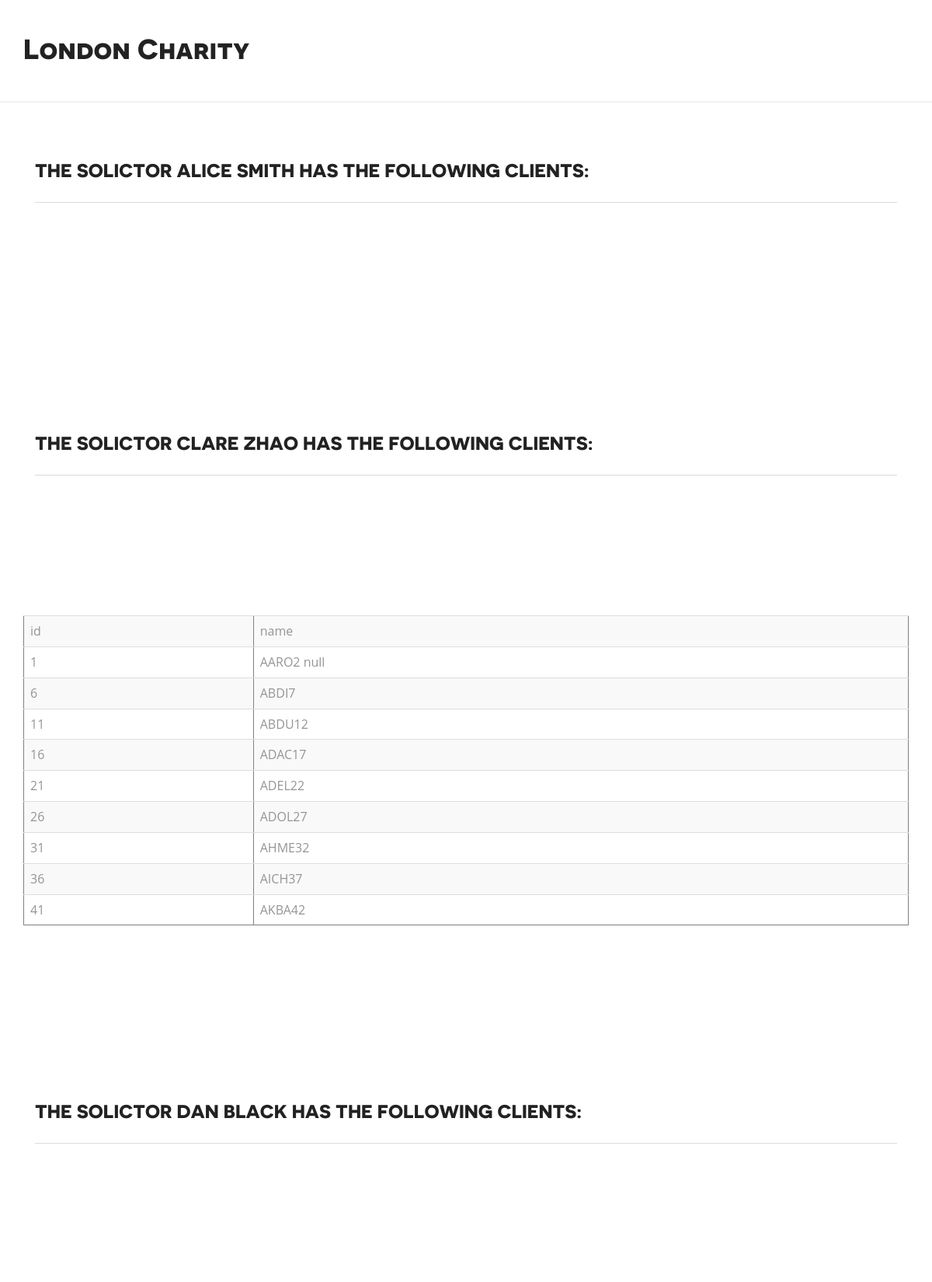
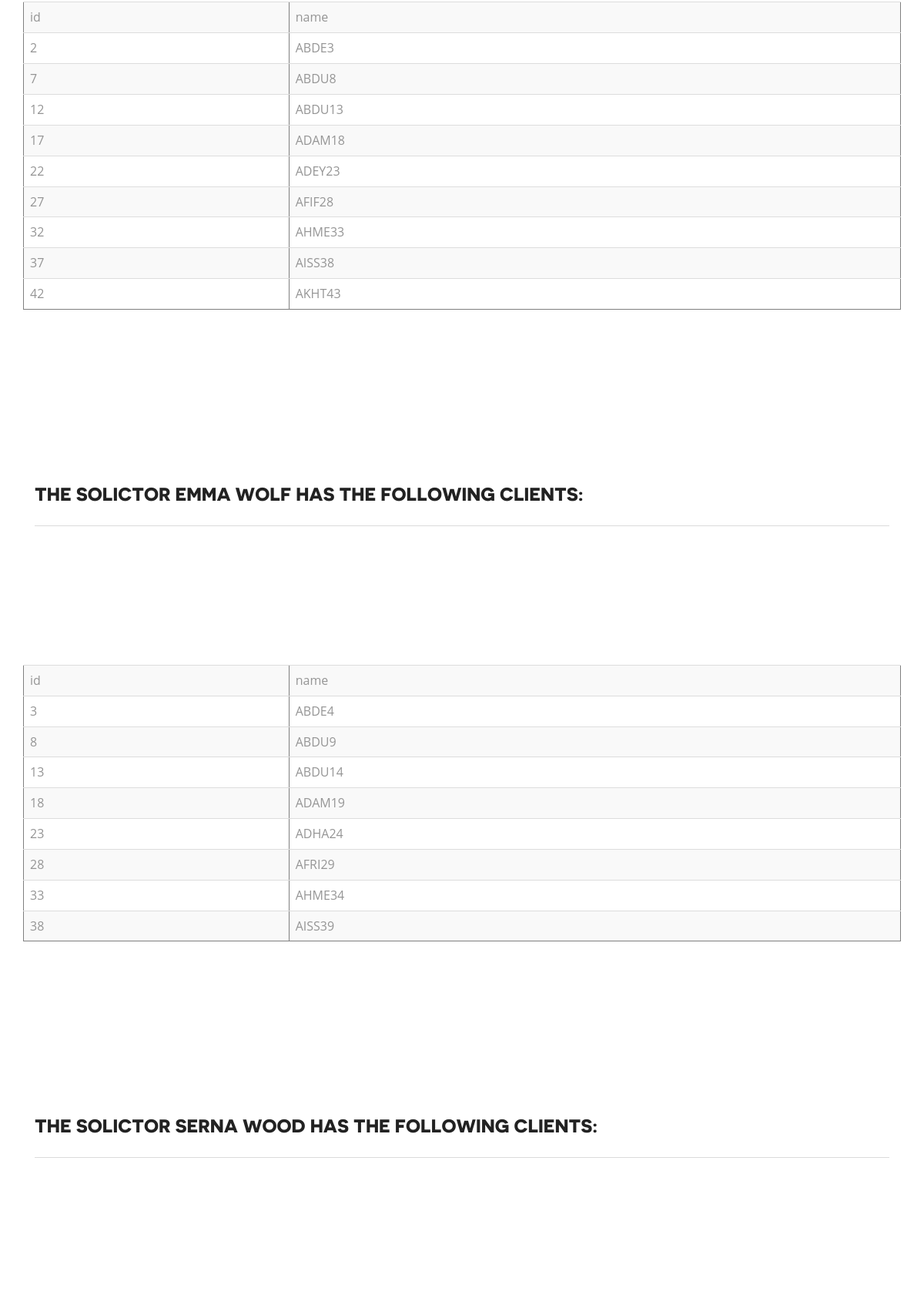
The app's page /searchsoli.php (upper part) with its own data (2 pictures, top to bottom).
### tables this page shows
CREATE TABLE `solicitor` (
  `Id` int(11) NOT NULL AUTO_INCREMENT,
  `name` varchar(255) DEFAULT NULL,
  `address` varchar(255) DEFAULT NULL,
  `telenumber` varchar(255) DEFAULT NULL,
  PRIMARY KEY (`Id`)
);

CREATE TABLE `usrelation` (
  `user id` int(11) NOT NULL AUTO_INCREMENT,
  `solicitorid` int(11) DEFAULT NULL,
  PRIMARY KEY (`user id`)
);

CREATE TABLE `userinfo` (
  `Id` int(11) NOT NULL AUTO_INCREMENT,
  `firstname` varchar(25) DEFAULT NULL,
  `lastname` varchar(15) DEFAULT NULL,
  `sex` varchar(10) DEFAULT NULL,
  `birth` date DEFAULT NULL,
  `country` varchar(25) DEFAULT NULL,
  `region` varchar(20) DEFAULT NULL,
  `eligible` varchar(5) DEFAULT NULL,
  `confirmyear` int(11) DEFAULT NULL,
  `confirmmonth` int(11) DEFAULT NULL,
  `confirmdate` int(11) DEFAULT NULL,
  `altername` varchar(20) DEFAULT NULL,
  `basicnote` varchar(255) DEFAULT NULL,
  `confirmtime` date DEFAULT NULL,
  `solicitorid` varchar(3) DEFAULT NULL,
  PRIMARY KEY (`Id`)
);

### searchsoli.php (the view, shortened to what this page needs)
<!DOCTYPE div PUBLIC "-//W3C//DTD HTML 4.01 Transitional//EN" "http://www.w3.org/TR/html4/loose.dtd">
<head>
<link href="bootstrap/css/bootstrap.css" rel="stylesheet" type="text/css" />
</head>
<html>
<body>
<div><?php include "header.php" ?></div>
<div class="container">
<?php
include 'dbin.php';
$sname = $_POST['textsolicitor'];
	$querysn = "SELECT * FROM solicitor WHERE name LIKE '%" . $sname . "%'";
	$resultsn = mysqli_query($mysql,$querysn);
	while ($num_rowsn = mysqli_fetch_array($resultsn)){
		$idsn = $num_rowsn["Id"];
		$namesn = $num_rowsn["name"];
?>
	<section id="about" class="content-section clearfix" style="padding-top:200px;">
	    <div class="container">
		<div class="row">
		    <div class="col-md-12">
			<h2 class="section-title left">
			The solictor <?php echo $namesn; ?> has the following clients:</h2>
		    </div>
		</div>
	<?php
		$querysid = "SELECT * FROM usrelation WHERE solicitorid = '$idsn' " ;
		$resultsid = mysqli_query($mysql,$querysid);
		?>
	<div class="row">
	<table class="table table-striped table-hover" width="80%" border="1" cellspacing="0" cellpadding="1">
	  <tr>
	    <td>id</td>
	    <td>name</td>
	  </tr>
	  <tr>
		<?php
		while ($num_rowun = mysqli_fetch_array($resultsid)){
			$idun = $num_rowun["user id"];
		$query2 = "SELECT * FROM userinfo WHERE Id = '$idun' ";
		$result2 = mysqli_query($mysql,$query2);
		$nameresult = mysqli_fetch_array($result2);
		?>
		<td><?php echo $nameresult["Id"];?></td>
	 <td><?php echo $nameresult["firstname"]; echo "  "; echo $nameresult["lastname"];?></td>
	 </tr>
<?php
		}
 	}
?>
 </table>
</div>
</div>
</section>
</div>
</body>
</html>

### records on screen
solicitor: name "ALICE SMITH"
usrelation: userinfo.Id "1", userinfo.firstname "AARO2", userinfo.lastname "null"
usrelation: userinfo.Id "6", userinfo.firstname "ABDI7"
usrelation: userinfo.Id "11", userinfo.firstname "ABDU12"
usrelation: userinfo.Id "16", userinfo.firstname "ADAC17"
usrelation: userinfo.Id "21", userinfo.firstname "ADEL22"
usrelation: userinfo.Id "26", userinfo.firstname "ADOL27"
usrelation: userinfo.Id "31", userinfo.firstname "AHME32"
usrelation: userinfo.Id "36", userinfo.firstname "AICH37"
usrelation: userinfo.Id "41", userinfo.firstname "AKBA42"
solicitor: name "CLARE ZHAO"
usrelation: userinfo.Id "2", userinfo.firstname "ABDE3"
usrelation: userinfo.Id "7", userinfo.firstname "ABDU8"
usrelation: userinfo.Id "12", userinfo.firstname "ABDU13"
usrelation: userinfo.Id "17", userinfo.firstname "ADAM18"
usrelation: userinfo.Id "22", userinfo.firstname "ADEY23"
usrelation: userinfo.Id "27", userinfo.firstname "AFIF28"
usrelation: userinfo.Id "32", userinfo.firstname "AHME33"
usrelation: userinfo.Id "37", userinfo.firstname "AISS38"
usrelation: userinfo.Id "42", userinfo.firstname "AKHT43"
solicitor: name "DAN BLACK"
usrelation: userinfo.Id "3", userinfo.firstname "ABDE4"
usrelation: userinfo.Id "8", userinfo.firstname "ABDU9"
usrelation: userinfo.Id "13", userinfo.firstname "ABDU14"
usrelation: userinfo.Id "18", userinfo.firstname "ADAM19"
usrelation: userinfo.Id "23", userinfo.firstname "ADHA24"
usrelation: userinfo.Id "28", userinfo.firstname "AFRI29"
usrelation: userinfo.Id "33", userinfo.firstname "AHME34"
usrelation: userinfo.Id "38", userinfo.firstname "AISS39"
solicitor: name "EMMA WOLF"
solicitor: name "SERNA WOOD"
